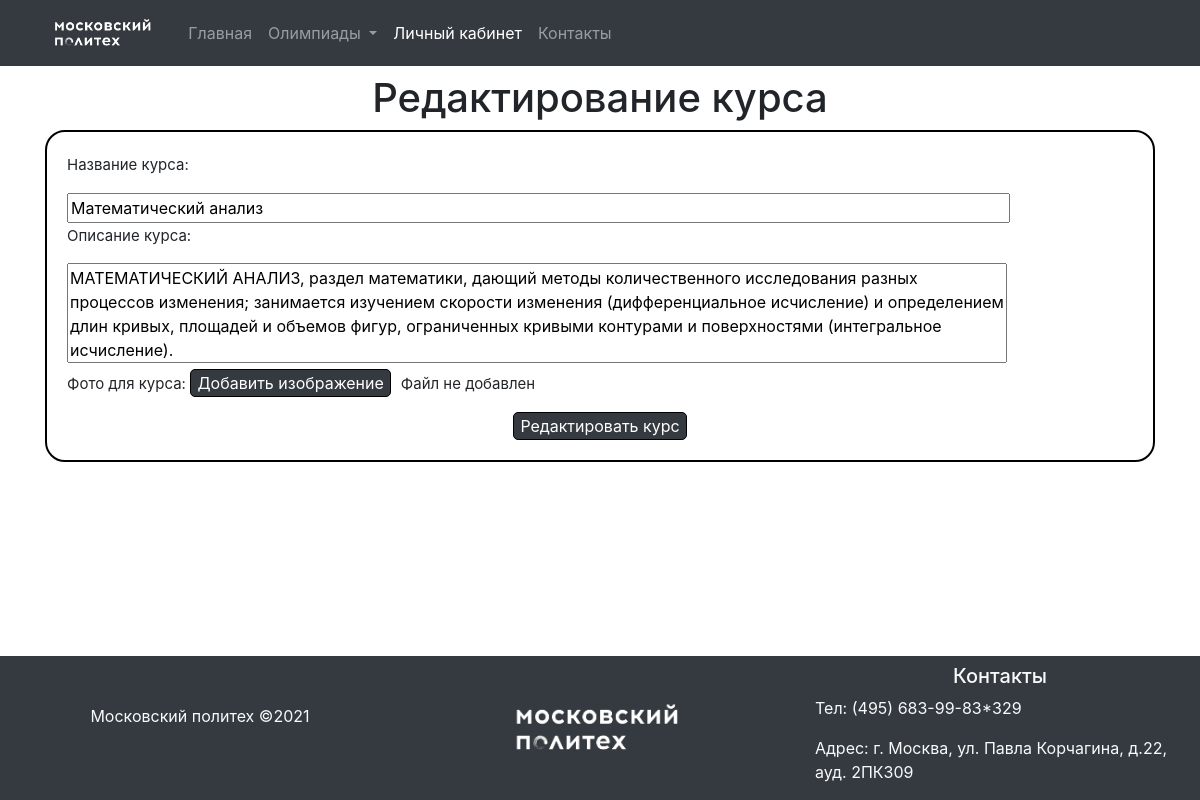
The page /HTML/red_course.php?kurs_id=63 (signed in) on the database its author committed.
### tables this page shows
CREATE TABLE IF NOT EXISTS `kurs` (
  `id` int(11) NOT NULL AUTO_INCREMENT,
  `title` varchar(56) NOT NULL,
  `description` text NOT NULL,
  `link` varchar(56) NOT NULL,
  `id_users` int(11) NOT NULL,
  PRIMARY KEY (`id`),
  KEY `id_users` (`id_users`)
);

### HTML/red_course.php (the view, shortened to what this page needs)
<?php
require("connect.php");
?>
<!DOCTYPE html>
<html lang="ru">
<head>
    <link rel="stylesheet" href="https://maxcdn.bootstrapcdn.com/bootstrap/4.1.0/css/bootstrap.min.css">
    <link rel="stylesheet" href="css/style.css">
</head>
<body onload="resizeBody()" onresize="resizeBody()">
    <div class="nofooter">
    <nav class="navbar navbar-expand-lg navbar-dark bg-dark">
        <div class="container">
            <a class="navbar-brand" href="index.html"><img src="img/logo.png" alt="" height="40px"></a>
            <div class="collapse navbar-collapse" id="navbarSupportedContent">
                <ul class="navbar-nav mr-auto">
                    <li class="nav-item">
                        <a class="nav-link" href="index.html">Главная</a>
                    </li>
                    <li class="nav-item dropdown">
                        <a class="nav-link dropdown-toggle" href="#" id="navbarDropdown" role="button" data-toggle="dropdown" aria-haspopup="true" aria-expanded="false">
                        Олимпиады
                        </a>
                    </li>
                    <li class="nav-item active">
                        <a class="nav-link" href="log_in.html">Личный кабинет</a>
                    </li>
                    <li class="nav-item">
                        <a class="nav-link" href="#">Контакты</a>
                    </li>
                </ul>
            </div>
        </div>
    </nav>
    <div class="main-container container mx-auto" id="cont_course">
      <h1 class="text-center my-2">Редактирование курса</h1>
      <div class="course_form mb-2">
        <form action="" method="post" enctype="multipart/form-data">
			<?php
	$kurs_id = $_GET['kurs_id'];
	$res = $pdo->query("SELECT * FROM `kurs` WHERE `id` = $kurs_id");
	while($kurs = $res->fetch(PDO::FETCH_ASSOC)){
?>
          <div>
            <p>Название курса:</p>
            <input type="text" name="title" id="name" value="<?php echo $kurs['title'];?>">
          </div>
          <div>
            <p>Описание курса:</p>
            <textarea name="description" id="text"><?php echo $kurs['description'];?></textarea>
          </div>
          <div>
            <p>Фото для курса:</p>
            <input type="button" id="loadFileXml" value="Добавить изображение" onclick="addfile()" class="button-stl bg-dark"/><p id="addfile">Файл не добавлен</p>
            <input type="file" name="link" style="display:none;" id="file" onchange="func1()" value="<?php echo $kurs['link'];}?>">
          </div>
          <div class="text-center">
            <input type="submit" value="Редактировать курс" class="button-stl bg-dark">
          </div>
        </form>
      </div>
    </div>
  </div>
  <footer class="bg-dark">
        <div class="row mx-auto">
            <div class="col-md-4">
                <p class="text-light text-center mt-5">Московский политех &#169;2021</p>
            </div>
            <div class="col-md-4 text-center align-self-center">
                <img src="img/logo.png" alt="" width="200px">
            </div>
            <div class="col-md-4">
                <h5 class="text-light text-center mt-2">Контакты</h5>
                <p class="text-light">Тел: <a href="tel:+84956839983" class="text-light">(495) 683-99-83*329</a></p>
                <p class="text-light">Адрес: г. Москва, ул. Павла Корчагина, д.22, ауд. 2ПК309</p>
            </div>
        </div>
    </footer>
</body>
</html>

### css/style.css (style rules this page uses)
html, body { height: 100%; }
body { display: flex; flex-direction: column; }
.nofooter { flex: 1 0 auto; }
footer { flex-shrink: 0; width: 100%; }
.button-stl { color: white; border: 1px solid black; border-radius: 5px; cursor: pointer; }
.course_form { background-color: white; margin: 0px auto; padding: 20px; width: 100%; border-radius: 20px; border: 2px solid black; }
.course_form p { display: inline-block; font-size: 15px; margin-top: 0px; }
textarea { resize: none; height: 100px; }
#addfile { display: inline-block; padding-left: 10px; }

### rows shown on the page
kurs: title "Математический анализ", description "МАТЕМАТИЧЕСКИЙ АНАЛИЗ, раздел математики, дающий методы количественного исследования разных процессов изменения; занимается изучением скорости изменения (дифференциальное исчисление) и определением длин кривых, площадей и объемов фигур, ограниченных кривыми контурами и поверхностями (интегральное исчисление)."
